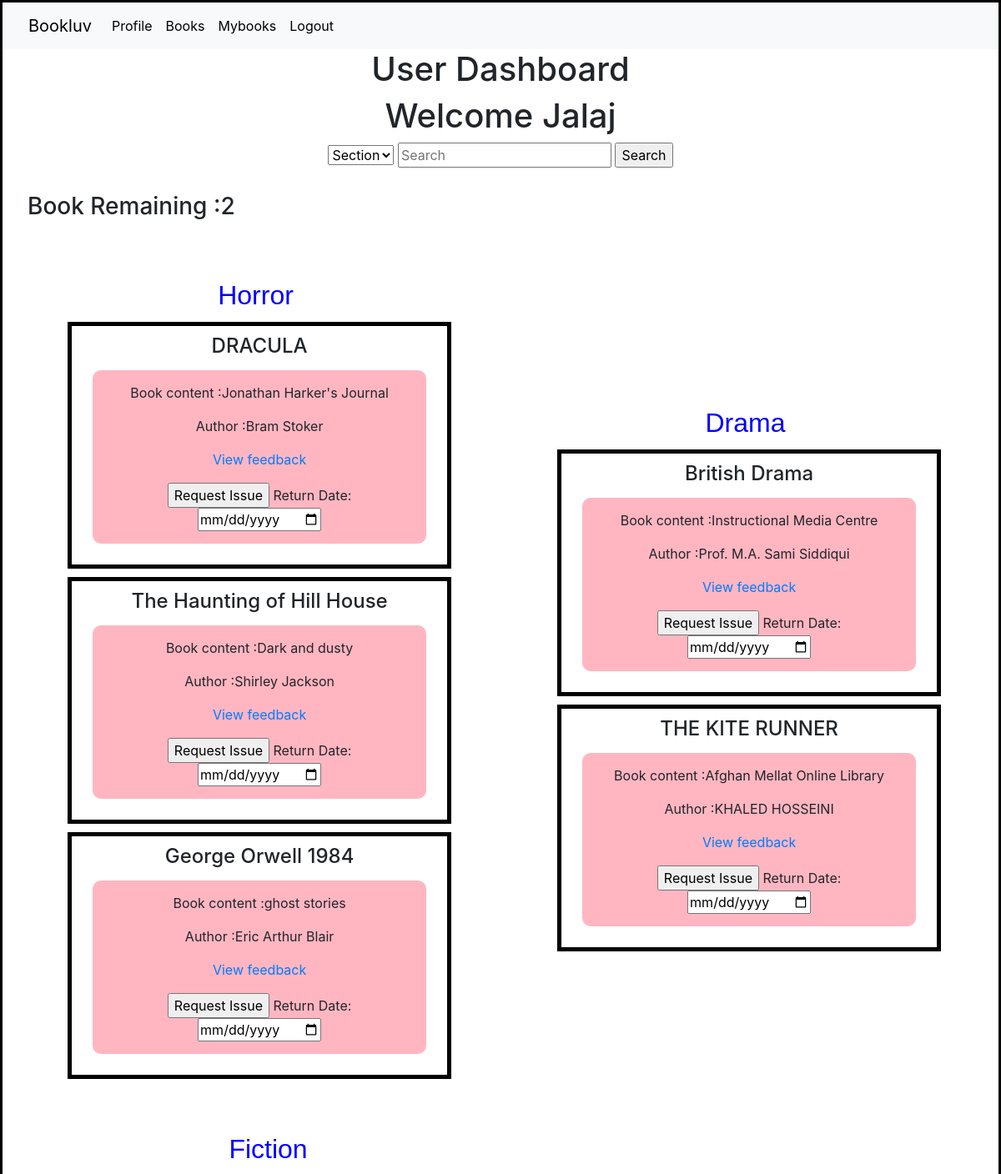
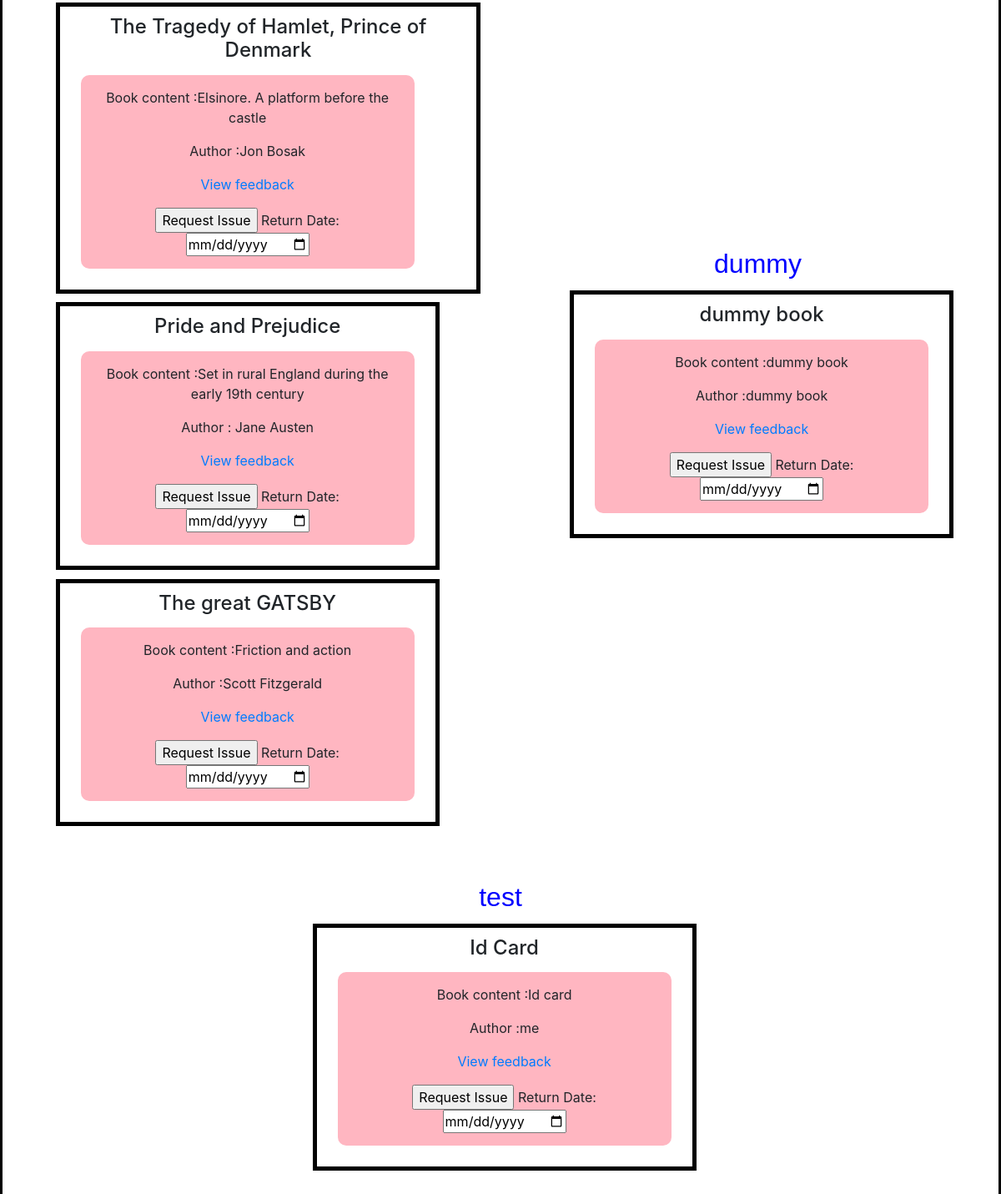
Screenshot of /user-dashboard (signed in) with the database file from the repository (2 pictures, top to bottom).
### app.py (models this page shows, shortened)
class User(db.Model):
    __tablename__ = "User"
    id = db.Column(db.Integer, primary_key = True)
    username = db.Column(db.String(50), unique = True, nullable = False)
    passhash = db.Column(db.String(512), nullable = False)
    name = db.Column(db.String(50), nullable = False)
    @property
    def password(self):
        raise AttributeError('password is not a readable attribute')
    carts = db.relationship('Mybooks', backref='User', lazy=True)
    feedbacks = db.relationship('Feedback', backref='User', lazy=True)

class Section(db.Model):
    __tablename__ = "Section"
    id = db.Column(db.Integer, primary_key = True)
    section_name = db.Column(db.String(50), nullable = False)
    date_created = db.Column(db.Date, nullable = False)
    description = db.Column(db.String(50), nullable = False)
    books = db.relationship('Book', backref='Section', lazy=True)

class Book(db.Model):
    __tablename__ = "Book"
    id = db.Column(db.Integer, primary_key = True)
    book_name = db.Column(db.String(20), nullable = False)
    section_id = db.Column(db.Integer, db.ForeignKey('Section.id'), nullable = False)
    content = db.Column(db.String(20), nullable = False)
    author = db.Column(db.String(20), nullable = False)
    pdf_path = db.Column(db.String(255), nullable = False)
    carts = db.relationship('Mybooks', backref='Book', lazy=True)

### routes.py (the view, shortened to what this page needs)
@app.route('/user-dashboard', methods=['POST','GET'])
@login_required
def user_dashboard():
    user = User.query.get(session['user_id'])
    user_id=session['user_id']
    book_count = Mybooks.query.filter_by(user_id=user_id).count()
    if request.method == 'GET':
        parameter=request.args.get('param')
        search=request.args.get('search')
        parameters={
            'section':'Section',
            'book':'Book',
            'author':'Author'
        }
        if not parameter or not search:
            return render_template('user-dashboard.html', user = user, Section=Section.query.all(),
                                   parameters=parameters, book_count=book_count)
    return render_template('user-dashboard.html', user = user, Section=Section.query.all(),parameters=parameters, book_count=book_count)

### routes.py (called while the page is built)
def login_required(function):
    @wraps(function)
    def inner_func(*args, **kargs):
        if 'user_id' not in session:
            flash('Please Login First')
            return redirect('/login')
        return function(*args, **kargs)
    return inner_func

### templates/user-dashboard.html (shortened to what this page needs)
{% extends 'common-layout.html' %}
{% block content %}
<h1>User Dashboard</h1>
<h1>Welcome {{user.name.capitalize()}}</h1>
{% include 'search.html' with context %}
<h3 id="book_counts">Book Remaining :{{(book_count-5)*(-1)}}</h3>
<div class="section-list">
{% for i in Section %}
  <div class="section">
  <h2>{{i.section_name}}</h2>
    <div class="book-list">
    {% for j in i.books %}
    {% if (book_search and book_search.lower() in j.book_name.lower()) or (author_search and author_search.lower() in j.author.lower()) or (not book_search and not author_search) %}
      <div class="box">
      <h4>{{j.book_name}}</h4>
        <div class="book">
          <div class="book-details">
            <p>Book content :{{j.content}}</p>
            <p>Author :{{j.author}}</p>
            <a href="{{url_for('view_feedback', book_id=j.id)}}"><p>View feedback</p></a>
            <div class="add-to-cart">
              <form action="{{url_for('add_to_pending_request', book_id=j.id)}}" method="POST">
                {% if book_count < 5 %}
              <input type="submit" name="btn" value="Request Issue">
              Return Date: <input type="date" name="return_date" required>
                {% endif %}
              </form>
            </div>
          </div>
        </div>
      </div>
    {% endif %}
    {% endfor %}
    </div>
  </div>
{% endfor %}
</div>
{% endblock %}

### templates/common-layout.html (style rules this page uses)
body { background-position: center center; background-size: 100%; background-repeat: no-repeat; border: 3px solid black; }

### templates/user-dashboard.html (style rules this page uses)
.section-list { display: flex; flex-direction: row; flex-wrap: wrap; text-align: center; justify-content: center; padding: 10px; }
.section { margin: auto; width: auto; padding: 30px; align-items: center; justify-content: center; display: flex; flex-direction: column; }
.book-list { display: flex; justify-content: center; flex-wrap: wrap; flex-direction: column; }
.book { width: 400px; margin: 15px; padding: 15px; border-radius: 10px; background-color: lightpink; display: flex; flex-direction: column; justify-content: space-between; align-items: center; }
.add-to-cart { display: flex; align-items: center; flex-direction: column; }
.box { border: 5px solid black; margin: 1%; padding: 10px; width: fit-content; height: fit-content; display: block; }
h2 { font-family: 'Times New Roman', Times, serif; font-family: 'Franklin Gothic Medium', 'Arial Narrow', Arial, sans-serif; justify-content: center; color: blue; }
h1 { text-align: center; justify-content: center; }
h3 { margin: 10px; padding: 20px; }

### rows the page displays
User: name "Jalaj"
Section: section_name "Horror"
Book: book_name "DRACULA", content "Jonathan Harker's Journal", author "Bram Stoker"
Book: book_name "The Haunting of Hill House", content "Dark and dusty", author "Shirley Jackson"
Book: book_name "George Orwell 1984", content "ghost stories", author "Eric Arthur Blair"
Section: section_name "Drama"
Book: book_name "British Drama", content "Instructional Media Centre", author "Prof. M.A. Sami Siddiqui"
Book: book_name "THE KITE RUNNER", content "Afghan Mellat Online Library", author "KHALED HOSSEINI"
Section: section_name "Fiction"
Book: book_name "The Tragedy of Hamlet, Prince of Denmark", content "Elsinore. A platform before the castle", author "Jon Bosak"
Book: book_name "Pride and Prejudice", content "Set in rural England during the early 19th century", author "Jane Austen"
Book: book_name "The great GATSBY", content "Friction and action", author "Scott Fitzgerald"
Section: section_name "dummy"
Book: book_name "dummy book", content "dummy book", author "dummy book"
Section: section_name "test"
Book: book_name "Id Card", content "Id card", author "me"

### other values shown
{{ (book_count-5)*(-1) }} "2"
form field param "Section"
